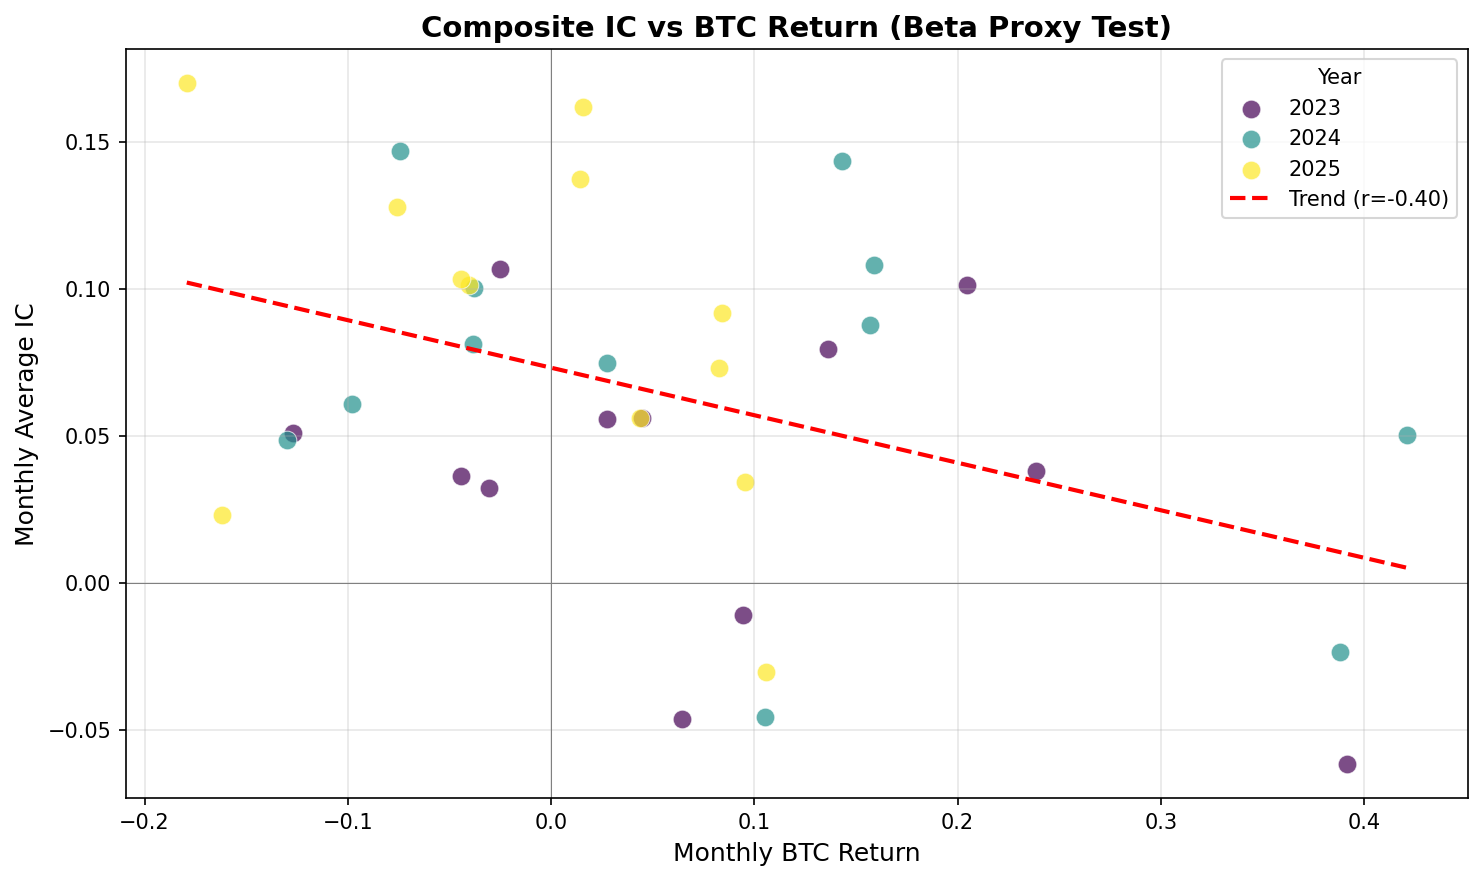

The Python source for this figure:
#!/usr/bin/env python3
"""Test if composite signal is alpha or beta proxy."""

import os
import numpy as np
import pandas as pd
from scipy.stats import spearmanr, pearsonr
import matplotlib.pyplot as plt

# === LOAD DATA ===
def load_btc_monthly(data_dir='./merged_data/'):
    """Load BTC daily data and compute monthly returns."""
    fp = os.path.join(data_dir, 'BTCUSDT-1d-full.csv')
    df = pd.read_csv(fp)
    df['date'] = pd.to_datetime(df['open_time'], unit='ms')
    df = df.set_index('date').sort_index()
    df['month'] = df.index.to_period('M')
    
    monthly = df.groupby('month').agg(
        start_close=('close', 'first'),
        end_close=('close', 'last')
    )
    monthly['btc_return'] = (monthly['end_close'] / monthly['start_close'] - 1)
    return monthly['btc_return']

def compute_daily_ic(scores_file='./composite/composite_scores_meta.csv', 
                     data_dir='./merged_data/'):
    """Compute daily IC from composite scores (wide format: symbols as columns)."""
    scores = pd.read_csv(scores_file)
    scores['date'] = pd.to_datetime(scores['date'])
    scores = scores.set_index('date')
    
    # Load all close prices
    prices = {}
    for fp in os.listdir(data_dir):
        if not fp.endswith('.csv'):
            continue
        symbol = fp.replace('.csv', '').replace('-1d-full', '')
        df = pd.read_csv(os.path.join(data_dir, fp))
        df['date'] = pd.to_datetime(df['open_time'], unit='ms')
        df = df.set_index('date').sort_index()
        prices[symbol] = df['close']
    
    # Compute IC per date
    dates = scores.index
    ic_records = []
    
    for i in range(len(dates) - 1):
        dt = dates[i]
        next_dt = dates[i + 1]
        
        scores_row = scores.loc[dt]
        ic_vals = []
        
        for symbol in scores.columns:
            score_val = scores_row[symbol]
            if pd.isna(score_val) or symbol not in prices:
                continue
            try:
                ret_today = prices[symbol].get(dt)
                ret_next = prices[symbol].get(next_dt)
                if ret_today is None or ret_next is None or pd.isna(ret_today) or pd.isna(ret_next):
                    continue
                fwd_ret = ret_next / ret_today - 1
                ic_vals.append((score_val, fwd_ret))
            except:
                continue
        
        if len(ic_vals) >= 5:
            scores_arr = np.array([x[0] for x in ic_vals])
            rets_arr = np.array([x[1] for x in ic_vals])
            p1, p99 = np.percentile(rets_arr, [1, 99])
            rets_arr = np.clip(rets_arr, p1, p99)
            ic, _ = spearmanr(scores_arr, rets_arr)
            if not np.isnan(ic):
                ic_records.append({'date': dt, 'IC': ic})
    
    return pd.DataFrame(ic_records)

def main():
    print("=" * 60)
    print("BETA PROXY TEST: Composite Signal vs BTC Return")
    print("=" * 60)
    
    print("\n[1] Loading BTC monthly returns...")
    btc_monthly = load_btc_monthly()
    print(f"    Found {len(btc_monthly)} months of BTC data")
    print(f"    Range: {btc_monthly.index[0]} to {btc_monthly.index[-1]}")
    
    print("\n[2] Computing daily IC from composite scores...")
    daily_ic = compute_daily_ic()
    daily_ic['month'] = pd.to_datetime(daily_ic['date']).dt.to_period('M')
    print(f"    Found {len(daily_ic)} daily IC values")
    
    print("\n[3] Aggregating to monthly average IC...")
    monthly_ic = daily_ic.groupby('month')['IC'].mean()
    print(f"    Found {len(monthly_ic)} months with IC data")
    
    common_months = btc_monthly.index.intersection(monthly_ic.index)
    btc_aligned = btc_monthly[common_months]
    ic_aligned = monthly_ic[common_months]
    print(f"    Common months: {len(common_months)}")
    
    print("\n[4] Computing correlations...")
    pearson_corr, pearson_p = pearsonr(btc_aligned.values, ic_aligned.values)
    spearman_corr, spearman_p = spearmanr(btc_aligned.values, ic_aligned.values)
    
    print(f"\n    Pearson correlation:  {pearson_corr:+.4f} (p={pearson_p:.4f})")
    print(f"    Spearman correlation: {spearman_corr:+.4f} (p={spearman_p:.4f})")
    
    print("\n[5] Conditional IC analysis...")
    pos_mask = btc_aligned > 0
    neg_mask = btc_aligned <= 0
    
    ic_when_btc_up = ic_aligned[pos_mask].mean()
    ic_when_btc_down = ic_aligned[neg_mask].mean()
    
    print(f"    Months BTC positive: {pos_mask.sum()}")
    print(f"    Months BTC negative: {neg_mask.sum()}")
    print(f"    Avg IC when BTC up:   {ic_when_btc_up:+.4f}")
    print(f"    Avg IC when BTC down: {ic_when_btc_down:+.4f}")
    print(f"    Difference:           {ic_when_btc_up - ic_when_btc_down:+.4f}")
    
    print("\n" + "=" * 60)
    print("INTERPRETATION")
    print("=" * 60)
    
    abs_corr = abs(pearson_corr)
    if abs_corr > 0.35:
        evidence = "EVIDENCE: Signal kemungkinan BETA PROXY"
        detail = f"Correlation {pearson_corr:+.3f} > 0.35 → IC strongly related to market direction"
    elif abs_corr < 0.15:
        evidence = "EVIDENCE: Signal kemungkinan GENUINE ALPHA"
        detail = f"Correlation {pearson_corr:+.3f} < 0.15 → IC independent of market regime"
    else:
        evidence = "INCONCLUSIVE: Perlu analisis lebih dalam"
        detail = f"Correlation {pearson_corr:+.3f} in range [0.15, 0.35]"
    
    print(f"\n{evidence}")
    print(f"{detail}")
    
    if ic_when_btc_up > ic_when_btc_down + 0.02:
        print(f"\nAdditional: IC lebih tinggi saat BTC naik → pro-cyclical signal")
    elif ic_when_btc_down > ic_when_btc_up + 0.02:
        print(f"\nAdditional: IC lebih tinggi saat BTC turun → counter-cyclical signal")
    else:
        print(f"\nAdditional: IC stabil across market regimes → regime-independent")
    
    print("\n[6] Generating scatter plot...")
    fig, ax = plt.subplots(figsize=(10, 6))
    
    years = [m.year for m in common_months]
    unique_years = sorted(set(years))
    colors = plt.cm.viridis(np.linspace(0, 1, len(unique_years)))
    year_to_color = dict(zip(unique_years, colors))
    
    for year in unique_years:
        mask = np.array([m.year == year for m in common_months])
        ax.scatter(btc_aligned[mask], ic_aligned[mask], 
                   color=year_to_color[year], label=str(year), 
                   alpha=0.7, s=80, edgecolor='white', linewidth=0.5)
    
    z = np.polyfit(btc_aligned, ic_aligned, 1)
    p = np.poly1d(z)
    x_line = np.linspace(btc_aligned.min(), btc_aligned.max(), 100)
    ax.plot(x_line, p(x_line), 'r--', linewidth=2, label=f'Trend (r={pearson_corr:.2f})')
    
    ax.axhline(y=0, color='gray', linestyle='-', linewidth=0.5)
    ax.axvline(x=0, color='gray', linestyle='-', linewidth=0.5)
    
    ax.set_xlabel('Monthly BTC Return', fontsize=12)
    ax.set_ylabel('Monthly Average IC', fontsize=12)
    ax.set_title('Composite IC vs BTC Return (Beta Proxy Test)', fontsize=14, fontweight='bold')
    ax.legend(title='Year', loc='best')
    ax.grid(True, alpha=0.3)
    
    plt.tight_layout()
    plt.savefig('beta_proxy_test.png', dpi=150, bbox_inches='tight')
    print("    Saved: beta_proxy_test.png")
    
    print("\n" + "=" * 60)
    print("SUMMARY")
    print("=" * 60)
    print(f"BTC months:        {len(btc_aligned)}")
    print(f"IC range:          [{ic_aligned.min():.3f}, {ic_aligned.max():.3f}]")
    print(f"BTC return range:  [{btc_aligned.min():.2%}, {btc_aligned.max():.2%}]")
    print(f"Pearson corr:      {pearson_corr:+.4f}")
    print(f"Spearman corr:     {spearman_corr:+.4f}")
    print(f"IC (BTC up):       {ic_when_btc_up:+.4f}")
    print(f"IC (BTC down):     {ic_when_btc_down:+.4f}")
    print(f"Conclusion:        {evidence.split(':')[1].strip()}")
    print("=" * 60)

if __name__ == '__main__':
    main()
